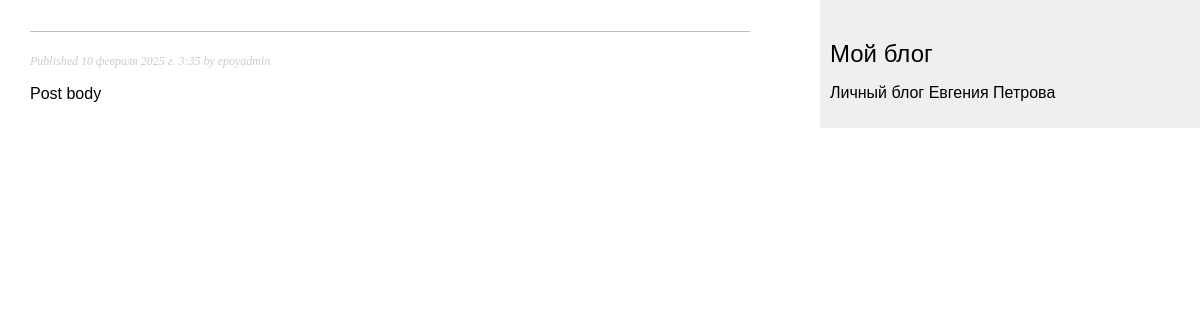
The app's page /blog/4/ with its own data.
### blog/models.py (models this page shows, shortened)
class Post(models.Model):  # pylint: disable=C0115
    class Status(models.TextChoices):  # pylint: disable=C0115
        DRAFT='DF','Черновик'
        PUBLISHED='PB','Опублковано'
    title=models.CharField(max_length=255, unique=True, verbose_name='Заголовок')
    slug=models.SlugField(max_length=255, unique_for_date='publish', verbose_name='Слаг(путь)')
    author = models.ForeignKey(User,
                               on_delete=models.CASCADE,
                               related_name='blog_posts',
                               verbose_name='Автор')
    body=models.TextField(verbose_name='Текст поста')
    publish=models.DateTimeField(default=timezone.now, verbose_name='Дата публикации')
    created=models.DateTimeField(auto_now_add=True,verbose_name='Дата создания')
    updated=models.DateTimeField(auto_now=True, verbose_name='Дата изменения')
    status = models.CharField(max_length=2,
                              choices=Status.choices,
                              default=Status.DRAFT,
                              verbose_name='Статус поста')
    objects = models.Manager()
    published = PublishedManager()
    class Meta:  # pylint: disable=C0115
        ordering=['-publish']
        indexes=[
            models.Index(fields=['publish']),
        ]
        verbose_name="Пост"
        verbose_name_plural="Посты"

### blog/views.py (the view)
# urls.py: path('<int:post_id>/', views.post_detail, name='post_detail')
def post_detail(request, post_id):
    post = get_object_or_404(Post,
                             id = post_id,
                             status = Post.Status.PUBLISHED)
    return render(request,
                  'blog/post/detail.html',
                  {'post':post})

### blog/templates/blog/post/detail.html (shortened to what this page needs)
{% extends "blog/base.html" %}
{% block content %}
    <h1>{{post.ttle}}</h1>
    <p class="date">
        Published {{post.publish}} by {{post.author}}
    </p>
    {{post.body|linebreaks}}
{%endblock%}

### blog/static/css/blog.css (style rules this page uses)
body { margin:0; padding:0; font-family:helvetica, sans-serif; }
h1 { font-weight:normal; border-bottom:1px solid #bbb; padding:0 0 10px 0; }
p.date { color:#ccc; font-family: georgia, serif; font-size: 12px; font-style: italic; }

### records on screen
Post: publish "10 февраля 2025 г. 3:35", author "epoyadmin", body "Post body"
